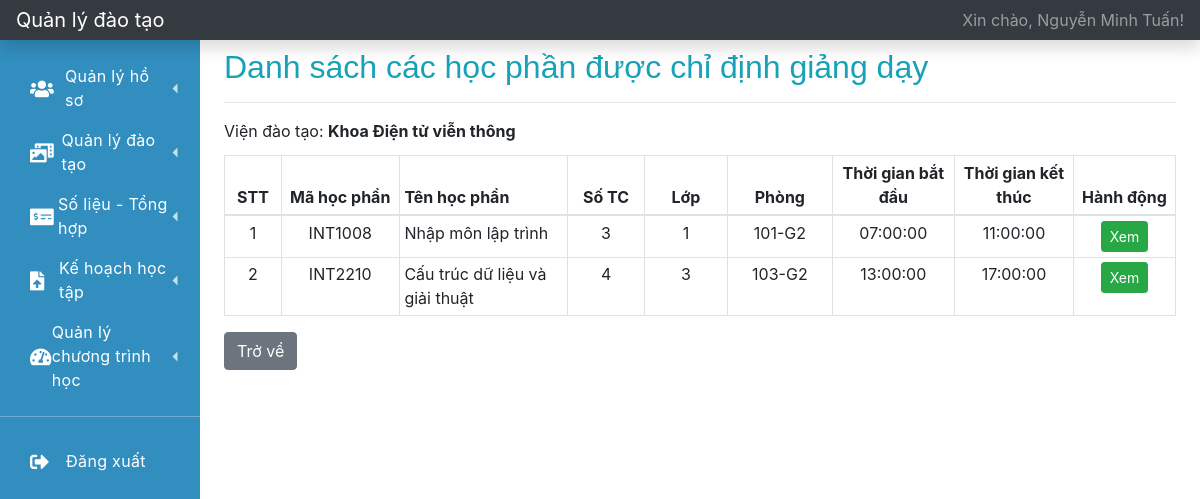
The app's page /index.php?r=hoc-phan-chi-dinh-giang-day (signed in) with its own data.
### tables this page shows
CREATE TABLE `user` (
  `id` int(11) NOT NULL,
  `username` varchar(64) NOT NULL,
  `password` varchar(128) NOT NULL,
  `user_type` varchar(32) NOT NULL,
  `user_code` varchar(32) DEFAULT NULL,
  `fullname` varchar(128) NOT NULL,
  `dob` date NOT NULL,
  `phone_number` varchar(15) DEFAULT NULL,
  `email` varchar(64) DEFAULT NULL,
  `address` varchar(512) DEFAULT NULL,
  `status` varchar(32) NOT NULL DEFAULT 'active'
);

CREATE TABLE `training_institute` (
  `id` int(11) NOT NULL,
  `training_institute_code` varchar(32) NOT NULL,
  `training_institute_name` varchar(128) NOT NULL
);

CREATE TABLE `classroom` (
  `id` int(11) NOT NULL,
  `teaching_id` int(11) NOT NULL,
  `classroom_name` varchar(128) NOT NULL,
  `room_code` varchar(64) NOT NULL,
  `start_time` time DEFAULT NULL,
  `end_time` time DEFAULT NULL,
  `num_of_student_max` tinyint(2) NOT NULL
);

CREATE TABLE `subject` (
  `id` int(11) NOT NULL,
  `training_majors_code` varchar(32) NOT NULL,
  `training_system_code` varchar(32) NOT NULL,
  `subject_code` varchar(32) NOT NULL,
  `subject_name` varchar(128) NOT NULL,
  `num_of_credit` tinyint(2) NOT NULL
);

### function.php (called while the page is built, shortened)
<?php
    function getInfoLoginFromSession()
    {
        $key = 'user_login';
        if (isset($_SESSION[$key])) {
            $data = $_SESSION[$key];
            return $data;
        }
        return array();
    }
    function getFullnameUserLogin()
    {
        $info_user = getInfoLoginFromSession();
        if (empty($info_user) == false) {
            $fullname = $info_user['fullname'];
            return $fullname;
        }
        return '';
    }
    function getUserIdLogin()
    {
        $info_user = getInfoLoginFromSession();
        if (empty($info_user) == false) {
            $fullname = $info_user['id'];
            return $fullname;
        }
        return '';
    }
?>

### database.php (called while the page is built, shortened)
<?php
    function getOne($instance_db, $sql)
    {
        $stmt = $instance_db->prepare($sql);
        $stmt->setFetchMode(PDO::FETCH_ASSOC);
        $stmt->execute();
        return $stmt->fetch();
    }
    function getAll($instance_db, $sql)
    {
        $stmt = $instance_db->prepare($sql);
        $stmt->setFetchMode(PDO::FETCH_ASSOC);
        $stmt->execute();
        $data = array();
        while ($row = $stmt->fetch()) {
            $data[] = $row;
        }
        return $data;
    }
    function getInfoLogin($instance_db, $username, $password)
    {
        $sql = "SELECT * FROM USER WHERE USERNAME = '{$username}' AND PASSWORD = '{$password}'";
        return getOne($instance_db, $sql);
    }
?>

### danh-sach-hoc-phan-duoc-chi-dinh-giang-day.php (the view, shortened to what this page needs)
<?php
    $sql1 = "SELECT TRAINING_INSTITUTE_NAME FROM PROFILE AS P INNER JOIN TRAINING_INSTITUTE AS TI ON P.TRAINING_INSTITUTE_CODE = TI.TRAINING_INSTITUTE_CODE " .
            "INNER JOIN TRAINING_MAJORS AS TM ON TI.TRAINING_INSTITUTE_CODE = TM.TRAINING_INSTITUTE_CODE WHERE P.USER_ID = {$user_id}";
    $training_institute = getOne($connect, $sql1);
    $sql3 = "SELECT C.ID as classroom_id, C.CLASSROOM_NAME as classroom_name, C.ROOM_CODE as room_code, C.START_TIME as start_time, C.END_TIME as end_time, C.NUM_OF_STUDENT_MAX as num_of_student_max, S.STUDENT_ID as student_id, " .
            "SJ.SUBJECT_CODE AS subject_code, SJ.SUBJECT_NAME AS subject_name, SJ.NUM_OF_CREDIT AS num_of_credit " .
            "FROM TEACHING AS T INNER JOIN CLASSROOM AS C ON T.ID = C.TEACHING_ID INNER JOIN STUDYING AS S ON C.ID = S.CLASSROOM_ID INNER JOIN SUBJECT AS SJ ON S.SUBJECT_CODE = SJ.SUBJECT_CODE WHERE T.LECTURER_ID = {$user_id}";
    $list_subject_info = getAll($connect, $sql3);
    $data_filer = array();
    foreach ($list_subject_info as $item) {
        $key = $item['classroom_id'];
        if (isset($data_filer[$key]) == false) {
            $data_filer[$key] = array(
                'classroom_name' => $item['classroom_name'],
                'room_code' => $item['room_code'],
                'start_time' => $item['start_time'],
                'end_time' => $item['end_time'],
                'num_of_student_max' => $item['num_of_student_max'],
                'subject_code' => $item['subject_code'],
                'subject_name' => $item['subject_name'],
                'num_of_credit' => $item['num_of_credit'],
                'student_id' => array($item['student_id'])
            );
        } else {
            $data_filer[$key]['student_id'][] = $item['student_id'];
        }
    }
?>
<h2 class=" mt-2 text-info">Danh sách các học phần được chỉ định giảng dạy</h2>
<hr>
<div class="container-fluid">
    <div class="row">
        <div class="col-sm-6 pl-0">
            <p class="mb-1">Viện đào tạo: <b><?= $training_institute['TRAINING_INSTITUTE_NAME']?></b></p>
        </div>
    </div>
</div>
<div class="table-responsive mt-2">
    <table class="table table-sm table-bordered table-hover">
        <thead>
            <tr>
                <th class="text-center" style="width: 1%;">STT</th>
                <th class="text-center" style="width: 3%;">Mã học phần</th>
                <th class="" style="width: 7%;">Tên học phần</th>
                <th class="text-center" style="width: 3%;">Số TC</th>
                <th class="text-center" style="width: 3%;">Lớp</th>
                <th class="text-center" style="width: 3%;">Phòng</th>
                <th class="text-center" style="width: 3%;">Thời gian bắt đầu</th>
                <th class="text-center" style="width: 3%;">Thời gian kết thúc</th>
                <th class="text-center" style="width: 3%;">Hành động</th>
            </tr>
        </thead>
        <tbody>
        <?php
        $stt = 1;
        foreach ($data_filer as $classroom_id => $data) {
            ?>
            <tr>
                <td class="text-center"><?= $stt?></td>
                <td class="text-center"><?= $data['subject_code']?></td>
                <td class=""><?= $data['subject_name']?></td>
                <td class="text-center"><?= $data['num_of_credit']?></td>
                <td class="text-center"><?= $data['classroom_name']?></td>
                <td class="text-center"><?= $data['room_code']?></td>
                <td class="text-center"><?= $data['start_time']?></td>
                <td class="text-center"><?= $data['end_time']?></td>
                <td class="text-center">
                    <a href="?r=danh-sach-sinh-vien-thuoc-lop&classroom_id=<?= $classroom_id?>&subject_code=<?= $data['subject_code']?>" class="btn btn-sm btn-success">Xem</a>
                </td>
            </tr>
        <?php
            $stt++;
        }
        ?>
        </tbody>
    </table>
</div>
<a href="?r=trang-chu" class="btn btn-secondary">Trở về</a>

### layouts/topbar.php
<nav class="navbar navbar-dark sticky-top bg-dark flex-md-nowrap p-0 shadow">
    <a class="navbar-brand col-md-3 col-lg-2 mr-0 px-3" href="?r=trang-chu">Quản lý đào tạo</a>
    <ul class="navbar-nav px-3">
        <li class="nav-item text-nowrap">
            <a class="nav-link" href="?r=ho-so-ca-nhan">Xin chào, <?= getFullnameUserLogin()?>!</a>
        </li>
    </ul>
</nav>

### css/navbar.css (style rules this page uses)
:root { --font-family-sans-serif: "Open Sans", -apple-system, BlinkMacSystemFont, "Segoe UI", Roboto, "Helvetica Neue", Arial, sans-serif, "Apple Color Emoji", "Segoe UI Emoji", "Segoe UI Symbol", "Noto Color Emoji"; }
*, *::before, *::after { -webkit-box-sizing: border-box; box-sizing: border-box; }
html { font-family: sans-serif; line-height: 1.15; -webkit-text-size-adjust: 100%; -webkit-tap-highlight-color: rgba(0, 0, 0, 0); }
nav { display: block; }
h1, h2, h3, h4, h5, h6 { margin-top: 0; margin-bottom: 0.5rem; }
p { margin-top: 0; margin-bottom: 1rem; }
a { color: #3f84fc; text-decoration: none; background-color: transparent; }
h1, h2, h3, h4, h5, h6, .h1, .h2, .h3, .h4, .h5, .h6 { font-family: "Nunito", sans-serif; margin-bottom: 0.5rem; font-weight: 500; line-height: 1.2; }

### records on screen
user: fullname "Nguyễn Minh Tuấn"
training_institute: training_institute_name "Khoa Điện tử viễn thông"
classroom: subject.subject_code "INT1008", subject.subject_name "Nhập môn lập trình", subject.num_of_credit "3", classroom_name "1", room_code "101-G2", start_time "07:00:00", end_time "11:00:00"
classroom: subject.subject_code "INT2210", subject.subject_name "Cấu trúc dữ liệu và giải thuật", subject.num_of_credit "4", classroom_name "3", room_code "103-G2", start_time "13:00:00", end_time "17:00:00"
